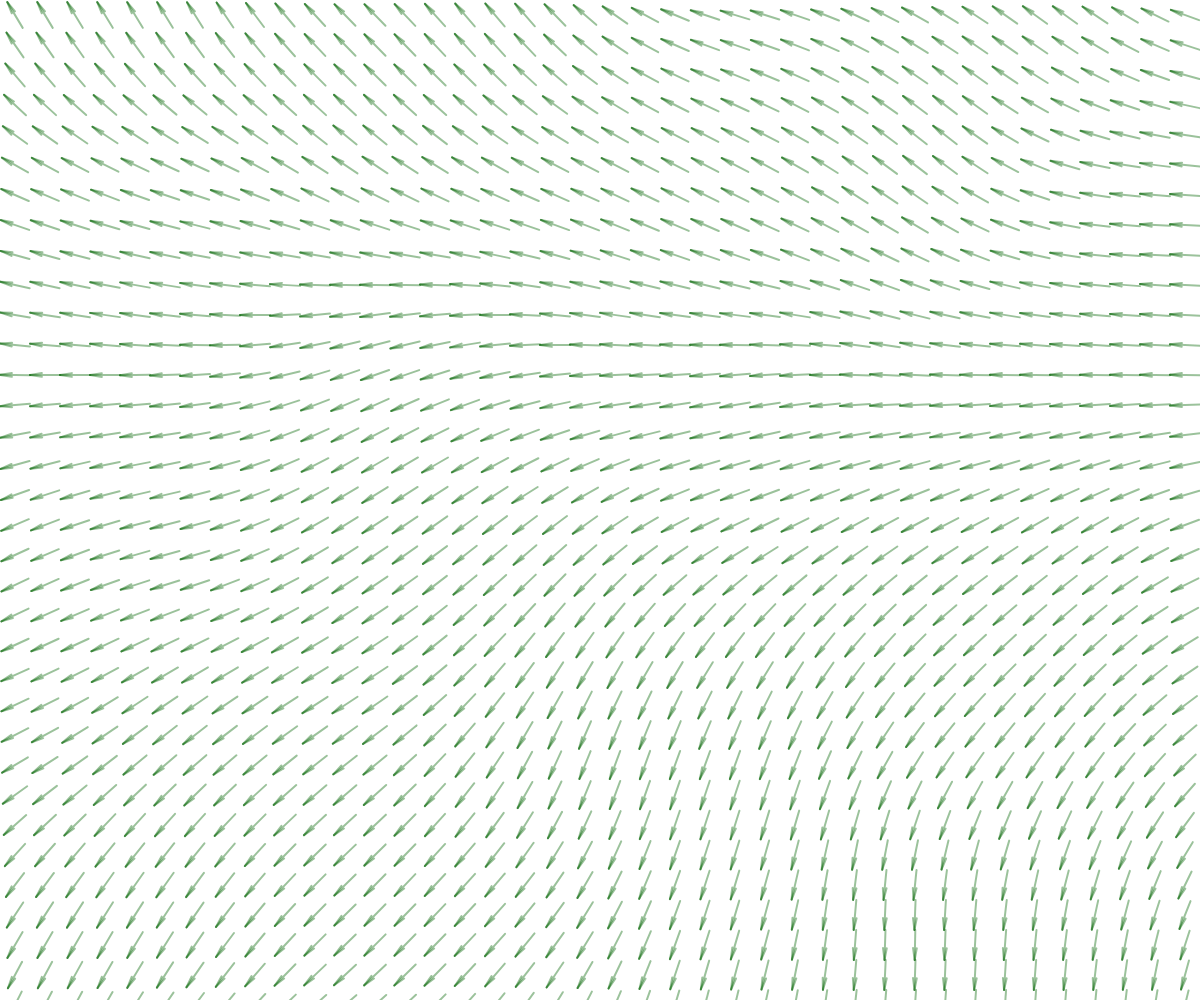
Frame 1 (no input)
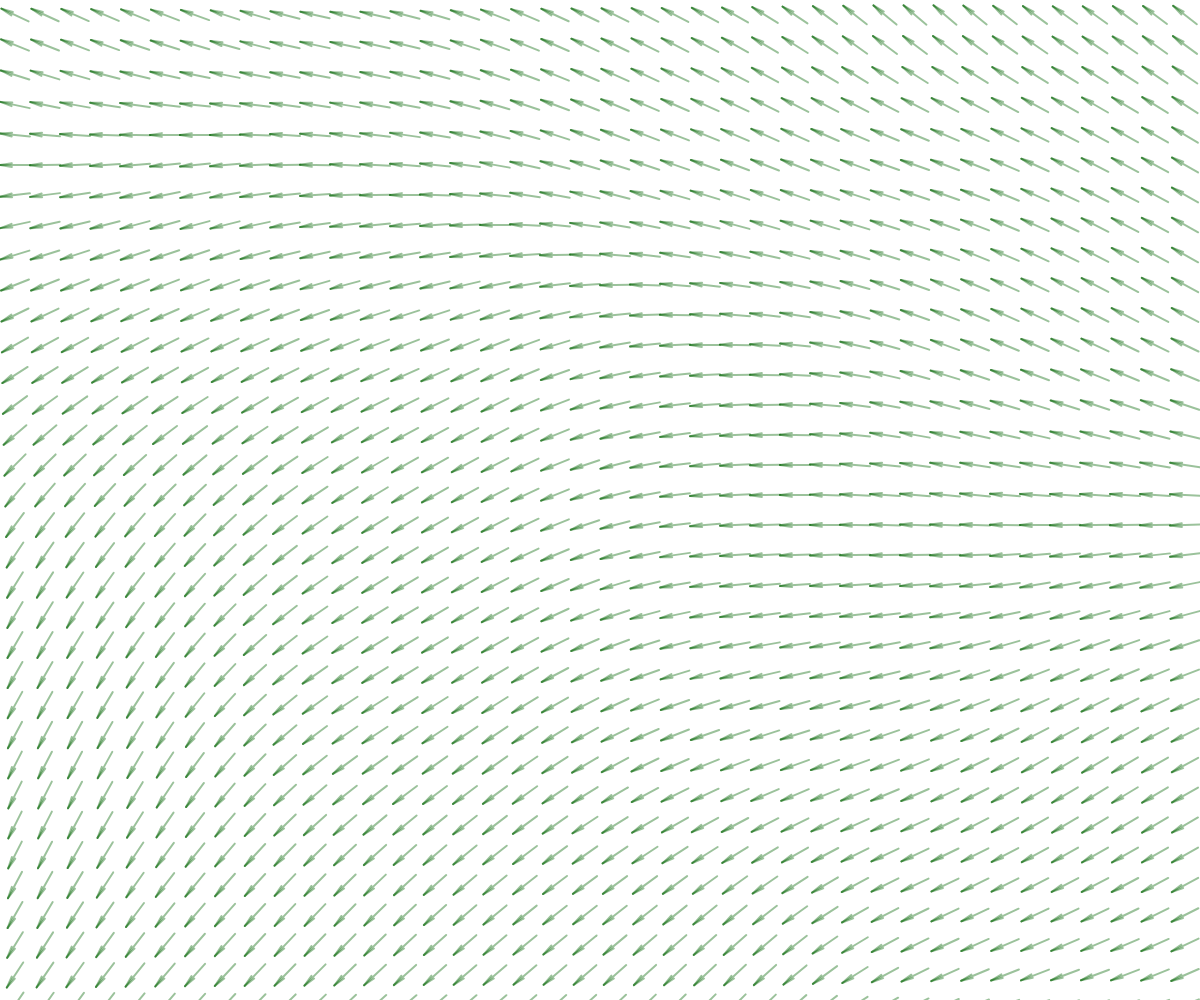
Frame 60 (no input)
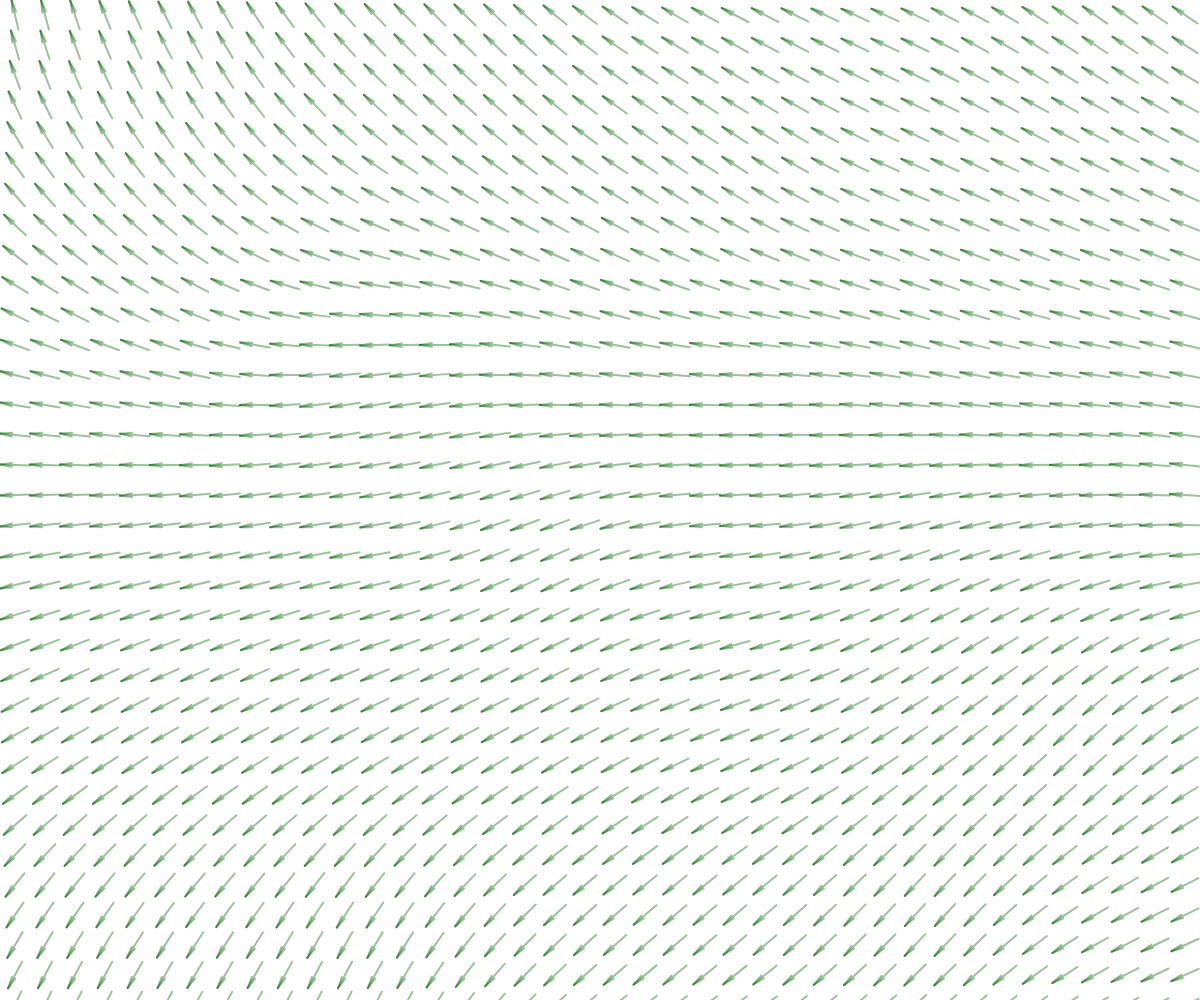
Frame 120 (the mouse pressed at the canvas centre since frame 60)

The p5.js sketch that drew these frames (run headless with seeded random() and noise() and a simulated clock; from frame 60 on, the mouse is pressed at the canvas centre):

// p5.js sketch
// ── sketch.js
class Arrow{
  constructor(pos,len,angle){
    this.pos = pos.copy();
    this.len = len;
    this.angle = angle;

    this.isChosed = false;

    this.perlinX = 0;
    this.perlinY = 1;
  }

  update(){
    push();
      translate(this.pos.x,this.pos.y);
      rotate(this.angle);
      let p1 = createVector(1,0).mult(this.len/2);
      let p2 = createVector(1,0).mult(-this.len/2);
      strokeCap(ROUND);
      strokeJoin(ROUND);
      if(this.isChosed){
        strokeWeight(10);
      }else{
        strokeWeight(2);
      }
      stroke(0,100,0,100);
      line(p1.x,p1.y,p2.x,p2.y);

      let d = 12;
      let lAng = Math.PI - Math.PI/20;
      push();
        translate(p1.x,p1.y);
        rotate(lAng);
        line(0,0,d,0);
      pop();
      push();
        translate(p1.x,p1.y);
        rotate(-lAng);
        line(0,0,d,0);
      pop();
    pop();
  }

  setAngle(angle){
    this.angle = angle;
  }

  getAngle(){
    return this.angle;
  }

  getPos(){
    return this.pos.copy();
  }
}

class Flow{
  constructor(cellSize){
    this.width = width;
    this.height = height;

    this.cellSize = cellSize;
    this.rows = Math.ceil(this.height/this.cellSize);
    this.cols = Math.ceil(this.width/this.cellSize);
    this.arrows = [];
    this.createArrows();
    this.drawGrid();
  }

  createArrows(){
    let deltaXY = this.cellSize/2;

    for(let i = 0;i < this.rows;i ++){
      let arr = [];
      for(let j = 0;j < this.cols;j ++){
        let arrow = new Arrow(createVector(j * this.cellSize+deltaXY,i * this.cellSize+deltaXY),this.cellSize,random(0,Math.PI * 2));
        arr.push(arrow);
      }
      this.arrows.push(arr);
    }
  }

  drawGrid(){
    noFill();
    stroke(255,30,30,240);
    for(let i = 0;i < this.cols;i ++){
      line(i * this.cellSize,0,i * this.cellSize,this.height);
    }
    for(let i = 0;i < this.rows;i ++){
      line(0,i * this.cellSize,this.width,i * this.cellSize);
    }
  }

  getArrowAngle(x,y){
    let arrow = this.getArrow(x,y);
    return arrow ? arrow.getAngle() : -Infinity;
  }

  getArrow(x,y){
    let i = 0;
    let j = 0;
    j = Math.floor(x / this.cellSize);
    i = Math.floor(y / this.cellSize);
    if(!this.arrows[i] || !this.arrows[i][j]) return null;
    return this.arrows[i][j];
  }

  effectByMouse(){
    let mousePos = createVector(mouseX,mouseY);
    for(let i = 0;i < this.rows;i ++){
      for(let j = 0;j < this.cols;j ++){
        let arrow = this.arrows[i][j];
        let angle = p5.Vector.sub(mousePos,arrow.getPos());
        arrow.setAngle(angle.heading());
      }
    }
  }

  effectByPerlinNoise(){
    let xoff = 0;
    for(let i = 0;i < this.rows;i ++){
      let yoff = 0;
      xoff += 0.02;
      for(let j = 0;j < this.cols;j ++){
        yoff += 0.02;
        let zoff = frameCount * 0.02;
        let rand = noise(xoff,yoff,zoff);
        let angle = map(rand,0,1,0,Math.PI*2);
        let arrow = this.arrows[i][j];
        arrow.setAngle(angle);
      }
    }
  }


  update(){
    for(let i = 0;i < this.rows;i ++){
      for(let j = 0;j < this.cols;j ++){
        let arrow = this.arrows[i][j];
        arrow.update();
      }
    }
  }

  display(){

  }
}

let flow;
function setup() {
  createCanvas(windowWidth,windowHeight);
  flow = new Flow(30);
  // flow.effectByPerlinNoise();
}

function draw() {
  background(255);
  // flow.effectByMouse();
  flow.effectByPerlinNoise();
  flow.update();
  flow.display();
}

// function mousePressed(){
//   let arrow = flow.getArrow(mouseX,mouseY);
//   arrow.isChosed = true;
// }
